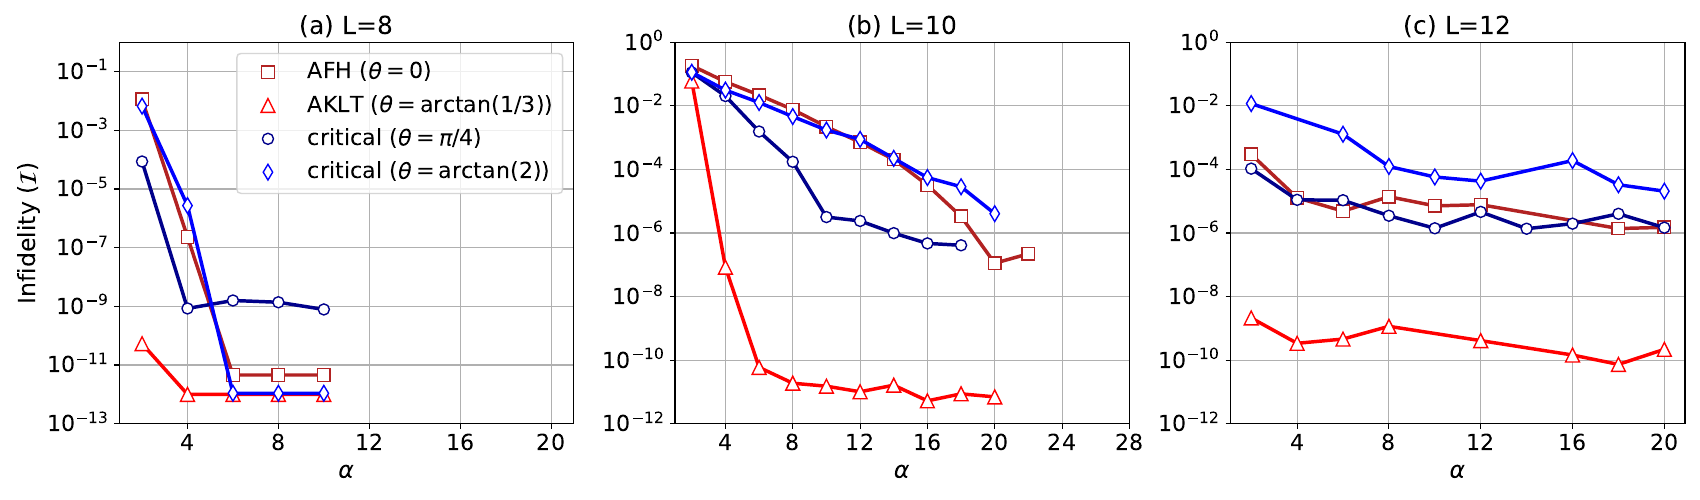

This figure's Python source:
import numpy as np
import matplotlib.pyplot as plt
import json


ms1 = 5+4
ms2 = 4+6
ms3 = 4+4
ms4 = 4+4

color_p1= "firebrick"#"darkblue"
color_p2= "red"#"deepskyblue"
color_p3= "darkblue"#"darkgreen"
color_p4= "blue"#"limegreen"#"lightgreen"
line_width = 2.5


fontsize_suptitle = 16+4
fontsize_title = 14+4
fontsize_labels = 13+4
fontsize_legend = 12+4

# The different phases are labelled as "AFH", "AKLT", "LS", and "gapless" for the four points marked in Fig.1 of the main text.

fig, axes = plt.subplots(1,3,figsize=(17,5))
#plt.suptitle("NQS optimization on the spin-1 Bilinear-Biquadratic chain", fontsize=fontsize_suptitle)

# --------------------Extracting data for L=10 -----------------------
final_infidelity_L08_newopt_p1 = []
final_infidelity_L08_newopt_p2 = []
final_infidelity_L08_newopt_p3 = []
final_infidelity_L08_newopt_p4 = []
L=8
alpha_list_AKLT_L08 = [2, 4, 6, 8, 10]
alpha_list_AFH_L08 = alpha_list_AKLT_L08
model = "AFH"
Iterations = 15000
for alp in alpha_list_AFH_L08:    #
    infidelity_file = f"./data_infidelity_optimization/converged_infidelity/final_infidelity_model_{model}_L_{L:d}_alpha_{alp:d}.npy"
    infidelity = np.load(infidelity_file)[0]
    final_infidelity_L08_newopt_p1.append(infidelity)

model = "AKLT"
ds= 1e-6
for alp in alpha_list_AKLT_L08:    #
    infidelity_file = f"./data_infidelity_optimization/converged_infidelity/final_infidelity_model_{model}_L_{L:d}_alpha_{alp:d}.npy"
    infidelity = np.load(infidelity_file)[0]
    final_infidelity_L08_newopt_p2.append(infidelity)

alpha_list_LS_L08=[2,4,6,8, 10]
model = "LS"
for alp in alpha_list_LS_L08:    #
    infidelity_file = f"./data_infidelity_optimization/converged_infidelity/final_infidelity_model_{model}_L_{L:d}_alpha_{alp:d}.npy"
    infidelity = np.load(infidelity_file)[0]
    final_infidelity_L08_newopt_p3.append(infidelity)


alpha_list_gapless_L08=[ 2, 4, 6, 8,10]
model = "gapless"
for alp in alpha_list_gapless_L08:    #
    infidelity_file = f"./data_infidelity_optimization/converged_infidelity/final_infidelity_model_{model}_L_{L:d}_alpha_{alp:d}.npy"
    infidelity = np.load(infidelity_file)[0]
    final_infidelity_L08_newopt_p4.append(infidelity)



# --------------------Extracting data for L=10 -----------------------
final_infidelity_L10_newopt_p1 = []
final_infidelity_L10_newopt_p2 = []
final_infidelity_L10_newopt_p3 = []
final_infidelity_L10_newopt_p4 = []
L=10
alpha_list = [2, 4, 6, 8, 10, 12, 14, 16, 18, 20]
alpha_list_AFH = alpha_list+[22]
model = "AFH"
Iterations=15000
for alp in alpha_list+[22]:    #
    if alp==22:
        Iterations = 5000
    else:
        Iterations=15000
    infidelity_file = f"./data_infidelity_optimization/converged_infidelity/final_infidelity_model_{model}_L_{L:d}_alpha_{alp:d}.npy"
    infidelity = np.load(infidelity_file)[0]
    final_infidelity_L10_newopt_p1.append(infidelity)

model = "AKLT"
Iterations=15000
for alp in alpha_list:    #
    infidelity_file = f"./data_infidelity_optimization/converged_infidelity/final_infidelity_model_{model}_L_{L:d}_alpha_{alp:d}.npy"
    infidelity = np.load(infidelity_file)[0]
    final_infidelity_L10_newopt_p2.append(infidelity)

Iterations=15000
alpha_list_LS=[2, 4, 6, 8, 10, 12, 14, 16, 18]
model = "LS"
for alp in alpha_list_LS:    #
    if alp<10: 
        Iterations=15000
    else: 
        Iterations=20000
    infidelity_file = f"./data_infidelity_optimization/converged_infidelity/final_infidelity_model_{model}_L_{L:d}_alpha_{alp:d}.npy"
    infidelity = np.load(infidelity_file)[0]
    final_infidelity_L10_newopt_p3.append(infidelity)

Iterations=15000
alpha_list_gapless=[ 2, 4, 6, 8,10,12, 14,16,18,20]
model = "gapless"
for alp in alpha_list_gapless:    #
    infidelity_file = f"./data_infidelity_optimization/converged_infidelity/final_infidelity_model_{model}_L_{L:d}_alpha_{alp:d}.npy"
    infidelity = np.load(infidelity_file)[0]
    final_infidelity_L10_newopt_p4.append(infidelity)

# --------------------------------------------------------
final_infidelity_L12_newopt_p1 = []
final_infidelity_L12_newopt_p2 = []
final_infidelity_L12_newopt_p3 = []
final_infidelity_L12_newopt_p4 = []

L=12

Iterations=20000
alpha_list_AFH_L12 = [2, 4, 6, 8, 10, 12, 18, 20]
model = "AFH"
for alp in alpha_list_AFH_L12:    #
    infidelity_file = f"./data_infidelity_optimization/converged_infidelity/final_infidelity_model_{model}_L_{L:d}_alpha_{alp:d}.npy"
    infidelity = np.load(infidelity_file)[0]
    final_infidelity_L12_newopt_p1.append(infidelity)

model = "AKLT"
alpha_list_AKLT_L12 = [2, 4, 6, 8, 12, 16, 18, 20]
for alp in alpha_list_AKLT_L12:    #
    infidelity_file = f"./data_infidelity_optimization/converged_infidelity/final_infidelity_model_{model}_L_{L:d}_alpha_{alp:d}.npy"
    infidelity = np.load(infidelity_file)[0]
    final_infidelity_L12_newopt_p2.append(infidelity)

alpha_list_LS_L12=[2, 4, 6, 8, 10, 12, 14, 16, 18, 20]
model = "LS"
for alp in alpha_list_LS_L12:    #
    infidelity_file = f"./data_infidelity_optimization/converged_infidelity/final_infidelity_model_{model}_L_{L:d}_alpha_{alp:d}.npy"
    infidelity = np.load(infidelity_file)[0]
    final_infidelity_L12_newopt_p3.append(infidelity)


alpha_list_gapless_L12=[ 2, 6, 8,10,12,16,18,20]
model = "gapless"
for alp in alpha_list_gapless_L12:    #
    infidelity_file = f"./data_infidelity_optimization/converged_infidelity/final_infidelity_model_{model}_L_{L:d}_alpha_{alp:d}.npy"
    infidelity = np.load(infidelity_file)[0]
    final_infidelity_L12_newopt_p4.append(infidelity)



axes[0].plot(alpha_list_AFH_L08, np.abs(np.array(final_infidelity_L08_newopt_p1)), 'bs-', ms=ms1, mfc='w', color=color_p1, lw=line_width, alpha=1)#, label="AFH")
axes[0].plot(alpha_list_AKLT_L08, final_infidelity_L08_newopt_p2, 'b^-', ms=ms2, mfc='w', color=color_p2, lw=line_width, alpha=1)#, label="AKLT")
axes[0].plot(alpha_list_LS_L08, final_infidelity_L08_newopt_p3, 'go-', ms=ms3, mfc='w', color=color_p3, lw=line_width, alpha=1)#, label="critical")
axes[0].plot(alpha_list_gapless_L08, np.abs(np.array(final_infidelity_L08_newopt_p4)), 'gd-', ms=ms4, mfc='w', color=color_p4, lw=line_width, alpha=1)#, label="gapless")

axes[0].plot([], [], 'bs', ms=ms1, mfc='w', label=r"AFH ($\theta=0$)"                     , color=color_p1, lw=line_width)
axes[0].plot([], [], 'b^', ms=ms2, mfc='w', label=r"AKLT ($\theta=\arctan(1/3)$)"         , color=color_p2, lw=line_width)
axes[0].plot([], [], 'go', ms=ms3, mfc='w', label=r"critical ($\theta=\pi/4$)"      , color=color_p3, lw=line_width)
axes[0].plot([], [], 'gd', ms=ms4, mfc='w', label=r"critical ($\theta=\arctan(2)$)", color=color_p4, lw=line_width)


axes[0].set_yscale("log")
axes[0].set_title("(a) L=8", fontsize=fontsize_title)
axes[0].set_xticks(np.arange(0,21,4), size=fontsize_legend)
axes[0].set_xlim(1,21)
axes[0].grid()
axes[0].legend(fontsize=fontsize_legend, loc='upper right')
axes[0].set_ylabel(r"Infidelity ($\mathcal{I}$)", fontsize=fontsize_labels)
axes[0].set_xlabel(r"$\alpha$", fontsize=fontsize_labels)
axes[0].set_ylim(1e-13, 1e0)
#axes[0].set_yticks([1e-6, 1e-5, 1e-4, 1e-3, 1e-2, 1e-1, 1e0])

# --------------------------------- Panel 2: L=10 ------------------------------------

axes[1].plot(alpha_list_AFH, final_infidelity_L10_newopt_p1, 'bs-', ms=ms1, mfc='w', color=color_p1, lw=line_width, alpha=1)#, label="AFH")
axes[1].plot(alpha_list, final_infidelity_L10_newopt_p2, 'b^-', ms=ms2, mfc='w', color=color_p2, lw=line_width, alpha=1)#, label="AKLT")
axes[1].plot(alpha_list_LS, final_infidelity_L10_newopt_p3, 'go-', ms=ms3, mfc='w', color=color_p3, lw=line_width, alpha=1)#, label="critical")
axes[1].plot(alpha_list_gapless, final_infidelity_L10_newopt_p4, 'gd-', ms=ms4, mfc='w', color=color_p4, lw=line_width, alpha=1)#, label="gapless")


axes[1].plot([], [], 'bs', ms=ms1, mfc='w', label=r"AFH ($\theta=0$)"                     , color=color_p1, lw=line_width)
axes[1].plot([], [], 'b^', ms=ms2, mfc='w', label=r"AKLT ($\theta=\arctan(1/3)$)"         , color=color_p2, lw=line_width)
axes[1].plot([], [], 'go', ms=ms3, mfc='w', label=r"critical ($\theta=\pi/4$)"      , color=color_p3, lw=line_width)
axes[1].plot([], [], 'gd', ms=ms4, mfc='w', label=r"critical ($\theta=\arctan(2)$)", color=color_p4, lw=line_width)

axes[1].set_yscale("log")
axes[1].set_title("(b) L=10", fontsize=fontsize_title)
axes[1].set_xticks(np.arange(4,32,4), size=fontsize_legend)
axes[1].grid()
# axes[1].legend(fontsize=fontsize_legend, loc='upper right')
#axes[1].set_ylabel("Infidelity (for different initializations)", fontsize=fontsize_labels)
axes[1].set_xlabel(r"$\alpha$", fontsize=fontsize_labels)
axes[1].set_ylim(1e-12, 1e0)
#axes[1].set_yticks([1e-6, 1e-5, 1e-4, 1e-3, 1e-2, 1e-1, 1e0])

# ---------------------------------- Panel-3 : L=12 ---------------------------------------

axes[2].plot(alpha_list_AFH_L12, final_infidelity_L12_newopt_p1, 'bs-', ms=ms1, mfc='w', color=color_p1, lw=line_width, alpha=1)#, label="AFH")
axes[2].plot(alpha_list_AKLT_L12, final_infidelity_L12_newopt_p2, 'b^-', ms=ms2, mfc='w', color=color_p2, lw=line_width, alpha=1)#, label="AKLT")
axes[2].plot(alpha_list_LS_L12, final_infidelity_L12_newopt_p3, 'go-', ms=ms3, mfc='w', color=color_p3, lw=line_width, alpha=1)#, label="critical")
axes[2].plot(alpha_list_gapless_L12, final_infidelity_L12_newopt_p4, 'gd-', ms=ms4, mfc='w', color=color_p4, lw=line_width, alpha=1)#, label="gapless")


axes[2].set_yscale("log")
axes[2].set_title("(c) L=12", fontsize=fontsize_title)
axes[2].set_xticks(np.arange(4,25,4), fontsize=fontsize_legend)
axes[2].grid()
#axes[2].legend(fontsize=fontsize_legend)
#axes[2].set_ylabel("Infidelity (for different initializations)", fontsize=fontsize_labels)
axes[2].set_xlabel(r"$\alpha$", fontsize=fontsize_labels)
axes[2].set_ylim(1e-12, 1e0)
#axes[2].set_yticks([1e-6, 1e-5, 1e-4, 1e-3, 1e-2, 1e-1, 1e0])


axes[2].plot([], [], 'bs', ms=ms1, mfc='w', label=r"AFH ($\beta=0$)"            , color=color_p1)
axes[2].plot([], [], 'b^', ms=ms2, mfc='w', label=r"AKLT ($\beta=1/3$)"         , color=color_p2)
axes[2].plot([], [], 'go', ms=ms3, mfc='w', label=r"critical point ($\beta=1$)" , color=color_p3)
axes[2].plot([], [], 'gd', ms=ms4, mfc='w', label=r"critical region ($\beta=2$)", color=color_p4)


for ax in axes.flat:
    ax.tick_params(axis='both', labelsize=fontsize_legend)
    
plt.tight_layout()
plt.savefig("fig_2.pdf",dpi=300)